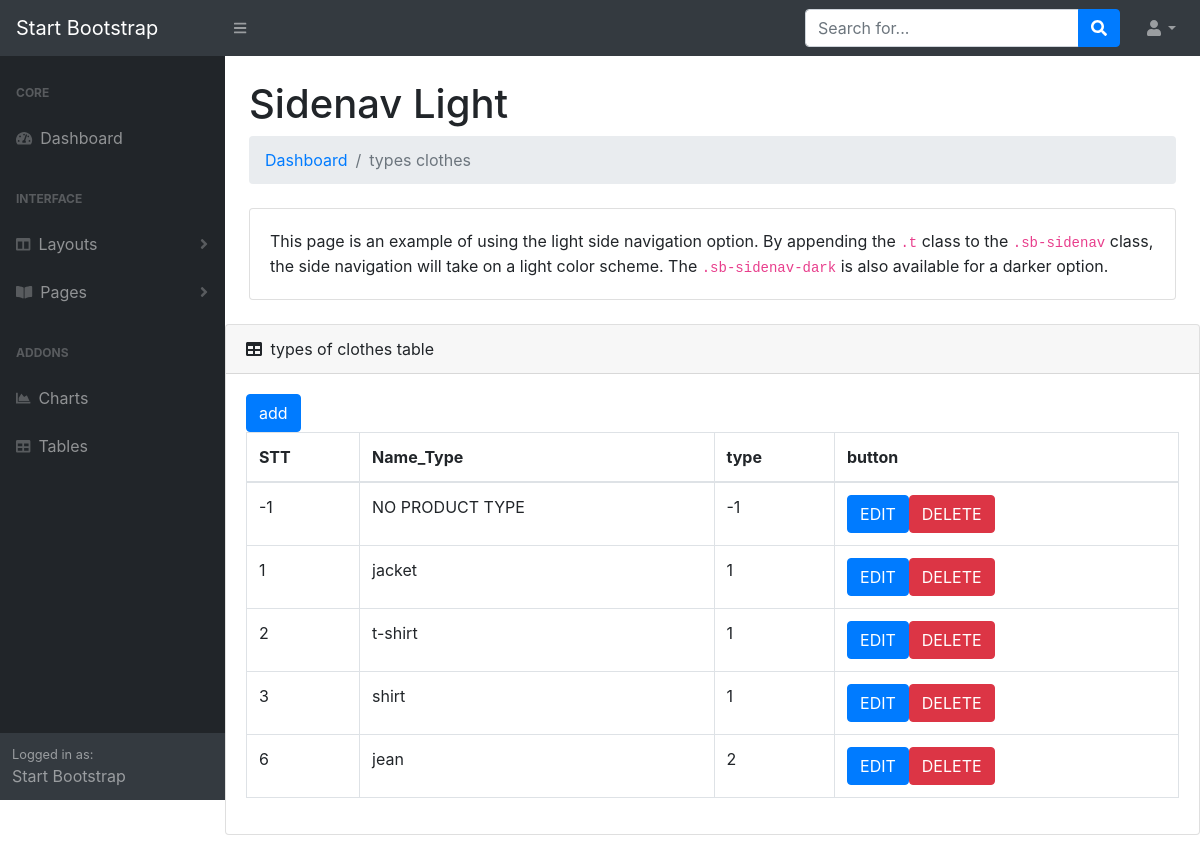
The page /admin-test/TYPES.php on the database its author committed.
### tables this page shows
CREATE TABLE `typeclothes` (
  `id_type` int(11) NOT NULL,
  `name_type` varchar(40) NOT NULL,
  `type` int(11) NOT NULL
);

### models/DataProvider.php (called while the page is built, shortened)
<?php
class DataProvider
{
	private $link;
	function __construct()
	{
		$this->link=mysqli_connect("localhost","root","","sellclothes");
	}
	function ExecuteQuery($sql)
	{
		mysqli_query($this->link,"set names 'utf8'");
		return mysqli_query($this->link, $sql);
	}
	function FetchAll($sql)
	{
		$result=$this->ExecuteQuery($sql);
		$arr=array();
		while($row=mysqli_fetch_assoc($result))
		{
			$arr[]=$row;
		}
		return $arr;
	}
}
?>

### admin-test/TYPES.php (the view, shortened to what this page needs)
<!DOCTYPE html>
<html lang="en">
    <head>
        <link href="css/styles.css" rel="stylesheet" />
    </head>
    <body class="sb-nav-fixed">
        <nav class="sb-topnav navbar navbar-expand navbar-dark bg-dark">
            <a class="navbar-brand" href="index.php">Start Bootstrap</a>
            <button class="btn btn-link btn-sm order-1 order-lg-0" id="sidebarToggle" href="#"><i class="fas fa-bars"></i></button>
            <form class="d-none d-md-inline-block form-inline ml-auto mr-0 mr-md-3 my-2 my-md-0">
                <div class="input-group">
                    <input class="form-control" type="text" placeholder="Search for..." aria-label="Search" aria-describedby="basic-addon2" />
                    <div class="input-group-append">
                        <button class="btn btn-primary" type="button"><i class="fas fa-search"></i></button>
                    </div>
                </div>
            </form>
            <ul class="navbar-nav ml-auto ml-md-0">
                <li class="nav-item dropdown">
                    <a class="nav-link dropdown-toggle" id="userDropdown" href="#" role="button" data-toggle="dropdown" aria-haspopup="true" aria-expanded="false"><i class="fas fa-user fa-fw"></i></a>
                </li>
            </ul>
        </nav>
        <div id="layoutSidenav">
            <div id="layoutSidenav_nav">
                <nav class="sb-sidenav accordion sb-sidenav-dark" id="sidenavAccordion">
                    <div class="sb-sidenav-menu">
                        <div class="nav">
                            <div class="sb-sidenav-menu-heading">Core</div>
                            <a class="nav-link" href="index.php">
                                <div class="sb-nav-link-icon"><i class="fas fa-tachometer-alt"></i></div>
                                Dashboard
                            </a>
                            <div class="sb-sidenav-menu-heading">Interface</div>
                            <a class="nav-link collapsed" href="#" data-toggle="collapse" data-target="#collapseLayouts" aria-expanded="false" aria-controls="collapseLayouts">
                                <div class="sb-nav-link-icon"><i class="fas fa-columns"></i></div>
                                Layouts
                                <div class="sb-sidenav-collapse-arrow"><i class="fas fa-angle-down"></i></div>
                            </a>
                            <a class="nav-link collapsed" href="#" data-toggle="collapse" data-target="#collapsePages" aria-expanded="false" aria-controls="collapsePages">
                                <div class="sb-nav-link-icon"><i class="fas fa-book-open"></i></div>
                                Pages
                                <div class="sb-sidenav-collapse-arrow"><i class="fas fa-angle-down"></i></div>
                            </a>
                            <div class="sb-sidenav-menu-heading">Addons</div>
                            <a class="nav-link" href="charts.html">
                                <div class="sb-nav-link-icon"><i class="fas fa-chart-area"></i></div>
                                Charts
                            </a>
                            <a class="nav-link" href="tables.html">
                                <div class="sb-nav-link-icon"><i class="fas fa-table"></i></div>
                                Tables
                            </a>
                        </div>
                    </div>
                    <div class="sb-sidenav-footer">
                        <div class="small">Logged in as:</div>
                        Start Bootstrap
                    </div>
                </nav>
            </div>
            <div id="layoutSidenav_content">
                <main>
                    <div class="container-fluid">
                        <h1 class="mt-4">Sidenav Light</h1>
                        <ol class="breadcrumb mb-4">
                            <li class="breadcrumb-item"><a href="index.php">Dashboard</a></li>
                            <li class="breadcrumb-item active">types clothes</li>
                        </ol>
                        <div class="card mb-4">
                            <div class="card-body">
                                This page is an example of using the light side navigation option. By appending the
                                <code>.t</code>
                                class to the
                                <code>.sb-sidenav</code>
                                class, the side navigation will take on a light color scheme. The
                                <code>.sb-sidenav-dark</code>
                                is also available for a darker option.
                            </div>
                        </div>
                    </div>
                    <div class="card mb-4">
                        <div class="card-header">
                            <i class="fas fa-table mr-1"></i>
                            types of clothes table
                        </div>
                        <div class="card-body">
                        <button class='btn-add-typeclothes btn btn-primary'>add</button>
                            <div class="table-responsive">
                                <table class="table table-bordered" id="dataTable" width="100%" cellspacing="0">
                                    <thead>
                                        <tr>
                                            <th>STT</th>
                                            <th>Name_Type</th>
                                            <th>type</th>
                                            <th>button</th>
                                        </tr>
                                    </thead>
                                    <tbody>
                                    <?php
                                        include_once("../admin-test/models/DataProvider.php");
                                        $db=new DataProvider();
                                        $sql="SELECT * FROM `typeclothes`";
                                        $array=$db->FetchAll($sql);
                                        foreach($array as $item){
                                            echo "<tr>";
                                                echo "<td>$item[id_type]</td>";
                                                echo "<td>$item[name_type]</td>";
                                                echo "<td>$item[type]</td>";
                                                echo "<td><button class='btn-add-edit btn btn-primary'>EDIT</button><button class='btn-add-delete btn btn-danger'>DELETE</button></td>";
                                            echo "</tr>";
                                        }
                                        ?>
                                    </tbody>
                                </table>
                            </div>
                        </div>
                    </div>
                </div>
            </div>
    </body>
</html>

### rows shown on the page
typeclothes: id_type "-1", name_type "NO PRODUCT TYPE", type "-1"
typeclothes: id_type "1", name_type "jacket", type "1"
typeclothes: id_type "2", name_type "t-shirt", type "1"
typeclothes: id_type "3", name_type "shirt", type "1"
typeclothes: id_type "6", name_type "jean", type "2"
